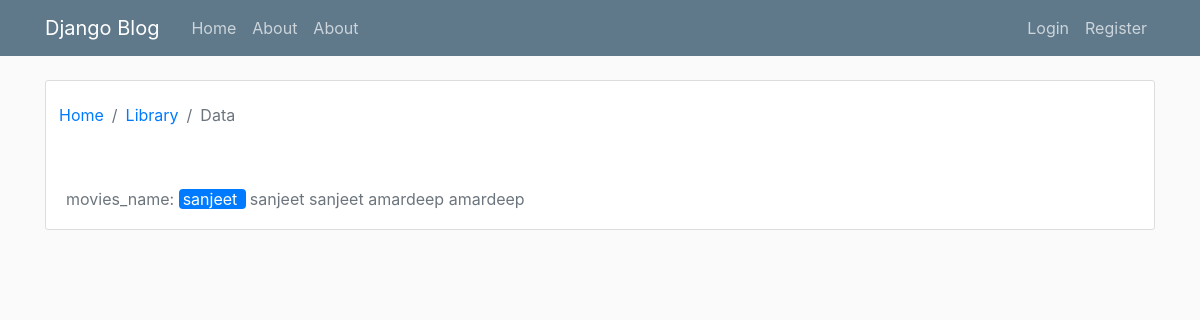
/writer/sanjeet, run on an earlier commit of the app's database.
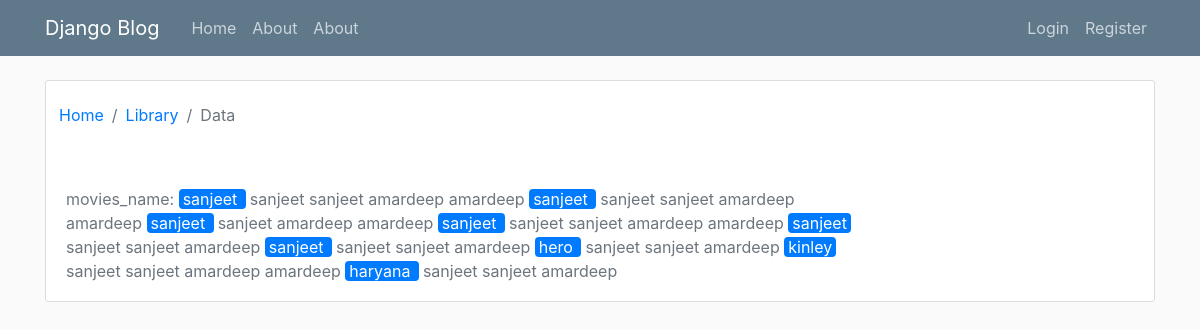
And on a later commit of the database.
### movies_list/models.py (models this page shows, shortened)
class Movies_list(models.Model):
	movies_id=models.AutoField(primary_key=True)
	name=models.CharField(max_length=50)
	genre=models.ManyToManyField(Genre_list)
	cast=models.ManyToManyField(Cast_list)
	director=models.ManyToManyField(Director_list)
	writer=models.ManyToManyField(Writer_list)
	awards=models.ManyToManyField(Award_list)
	country=models.ForeignKey(Country_list, on_delete=models.PROTECT)
	story_line=models.TextField(default='')
	cost=models.PositiveIntegerField(default=0)
	release_date=models.DateTimeField( blank=False,null=False)
	created_at=models.DateTimeField(default=timezone.now)
	language=models.ManyToManyField(Language_list)
	imdb_rating=models.FloatField()
	imdb_link=models.TextField()
	trailer_link=models.TextField()
	views=models.PositiveIntegerField(default=0)
	likes=models.PositiveIntegerField(default=0)
	dislike=models.PositiveIntegerField(default=0)
	ratting=models.FloatField(default=0.0)
	tags=models.TextField()
	Quality=models.ForeignKey(Quality_list,on_delete=models.PROTECT)
	movies_user_id=models.ForeignKey(User, on_delete=models.PROTECT)
	movies_type=models.ForeignKey(Movies_type_list,on_delete=models.PROTECT)
	movies_thumbnail=models.ImageField(default='thumbnail.jpg',upload_to='movies_pics')
	class Meta:
		verbose_name_plural='movies'

class Cast_list(models.Model):
	cast_id=models.AutoField(primary_key=True)
	cast_name=models.CharField(max_length=50)
	cast_image=models.ImageField(default='cast.jpg',upload_to='cast_pics')
	class Meta:
		verbose_name_plural='Cast'

### movies_list/views.py (the view)
# urls.py: path("writer/<str:writer_name>",Writer_detail,name="writer-detail"),
def Writer_detail(request,writer_name):
	writer_details=Movies_list.objects.filter(writer__writer_name=writer_name)
	context={
		"x":writer_details,
	}
	return render(request,"movies_list/writer_details.html",context)

### movies_list/Templates/movies_list/writer_details.html (shortened to what this page needs)
{% extends "users/base.html" %}
{% load crispy_forms_tags %}
{% block content %}
    <div class="content-section ">
        <div class="row ">
            <nav aria-label="breadcrumb ">
              <ol class="breadcrumb  mx-2 px-0 my-1.5 bg-white">
                <li class="breadcrumb-item"><a href="{%url 'movies-index'%}">Home</a></li>
                <li class="breadcrumb-item"><a href="#">Library</a></li>
                <li class="breadcrumb-item active" aria-current="page">Data</li>
              </ol>
            </nav>
        </div>
        <div class="row ">
            <div class="col-md-9   my-2">
                <p class="pd-0 m-0  rounded text-secondary">movies_name: {%for movies in x %}{% if not forloop.first %} {% endif %}<a class="no-underline" href="{%url 'movies-detail' movies_id=movies.movies_id %}"><span class="bg-primary rounded px-1 text-white mr-1">{{movies.name|join:""}} </span></a>{% for cast in movies.cast.all %}
                  {{ cast.cast_name }}{% endfor %}{%endfor%}
                </p>
            </div>
        </div>
    </div>
{% endblock content %}

What changed in the data, as far as the page shows it:
added Movies_list: name "sanjeet", Cast_list (cast_name "sanjeet"), Cast_list (cast_name "sanjeet"), Cast_list (cast_name "amardeep"), Cast_list (cast_name "amardeep")
added Movies_list: name "sanjeet", Cast_list (cast_name "sanjeet"), Cast_list (cast_name "amardeep"), Cast_list (cast_name "amardeep")
added Movies_list: name "sanjeet", Cast_list (cast_name "sanjeet"), Cast_list (cast_name "sanjeet"), Cast_list (cast_name "amardeep"), Cast_list (cast_name "amardeep")
added Movies_list: name "sanjeet", Cast_list (cast_name "sanjeet"), Cast_list (cast_name "sanjeet"), Cast_list (cast_name "amardeep")
added Movies_list: name "sanjeet", Cast_list (cast_name "sanjeet"), Cast_list (cast_name "sanjeet"), Cast_list (cast_name "amardeep")
added Movies_list: name "hero", Cast_list (cast_name "sanjeet"), Cast_list (cast_name "sanjeet"), Cast_list (cast_name "amardeep")
added Movies_list: name "kinley", Cast_list (cast_name "sanjeet"), Cast_list (cast_name "sanjeet"), Cast_list (cast_name "amardeep"), Cast_list (cast_name "amardeep")
added Movies_list: name "haryana", Cast_list (cast_name "sanjeet"), Cast_list (cast_name "sanjeet"), Cast_list (cast_name "amardeep")
